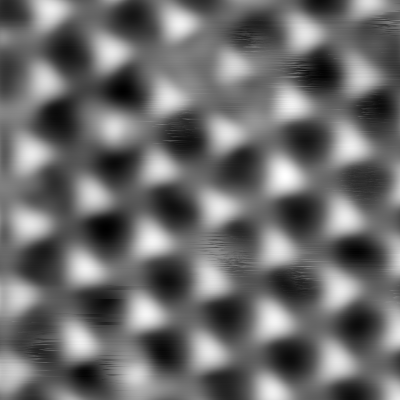
#> input picture STM_img_simu/TPM_image/001.png, 400 x 400 px
$ python simple_visualization_test.py
#> lines starting #> are read from the running program, lines starting #| are printed output that depends on the picture
"""
Simple test to visualize selected points
"""

import cv2
import numpy as np
import os
import matplotlib

matplotlib.use("TkAgg")
import matplotlib.pyplot as plt

# Test parameters
img_path = "STM_img_simu/TPM_image/001.png"
scan_zoom_in_scale = "20n"
scan_position = (0e-9, 0e-9)

print("Starting visualization test...")

# Load image
print(f"Loading image from: {img_path}")
image = cv2.imread(img_path, cv2.IMREAD_GRAYSCALE)
#> image is the input picture: shape (400, 400); min 0, max 255, mean 108
if image is None:
    print(f"Error: Could not load image from {img_path}")
    exit(1)

image = cv2.resize(image, (304, 304), interpolation=cv2.INTER_AREA)
#> image: shape (304, 304)
print(f"Image loaded and resized to: {image.shape}")
#| Image loaded and resized to: (304, 304)


# Convert scan scale
def convert_si_prefix(scale_str):
    """Convert SI prefix string to meters"""
    if isinstance(scale_str, (int, float)):
        return float(scale_str)

    scale_str = scale_str.strip().lower()

    # Handle different formats
    if scale_str.endswith("m"):
        scale_str = scale_str[:-1]  # Remove 'm'

    # Extract number and unit
    import re

    match = re.match(r"^(\d*\.?\d*)\s*([a-zA-Z]*)$", scale_str)
    if not match:
        return float(scale_str)

    number_str, unit = match.groups()
    number = float(number_str) if number_str else 1.0

    # SI prefix conversions
    prefixes = {
        "p": 1e-12,
        "n": 1e-9,
        "u": 1e-6,
        "m": 1e-3,
        "": 1.0,
        "k": 1e3,
        "M": 1e6,
        "G": 1e9,
    }

    multiplier = prefixes.get(unit, 1.0)
    return number * multiplier


zoom_out_scale = convert_si_prefix(scan_zoom_in_scale)
zoom_out_scale_nano = zoom_out_scale * 10**9

print(
    f"Scan scale: {scan_zoom_in_scale} = {zoom_out_scale} m = {zoom_out_scale_nano} nm"
)

# Create some mock selected molecules for visualization
print("Creating mock selected molecules...")
selected_molecules = [
    (
        1,
        -5e-9,
        -3e-9,
        0.9,
        0,
        -4e-9,
        -2e-9,
    ),  # class, x, y, confidence, area, keypoint_x, keypoint_y
    (2, 2e-9, 4e-9, 0.8, 0, 3e-9, 5e-9),
    (1, -2e-9, 6e-9, 0.85, 0, -1e-9, 7e-9),
]

print(f"Mock molecules created: {len(selected_molecules)}")

# Create visualization
fig, ax = plt.subplots(1, 1, figsize=(10, 8))

# Show image
ax.imshow(
    image,
    cmap="gray",
    extent=[
        -zoom_out_scale_nano / 2,
        zoom_out_scale_nano / 2,
        -zoom_out_scale_nano / 2,
        zoom_out_scale_nano / 2,
    ],
)

# Plot selected molecules
colors = ["red", "blue", "green", "orange", "purple"]
for i, molecule in enumerate(selected_molecules):
    mol_class, x, y, conf, area, kx, ky = molecule

    # Convert to nanometers for display
    x_nm = x * 1e9
    y_nm = y * 1e9
    kx_nm = kx * 1e9
    ky_nm = ky * 1e9

    color = colors[i % len(colors)]

    # Plot molecule center
    ax.plot(
        x_nm,
        y_nm,
        "o",
        color=color,
        markersize=12,
        label=f"Molecule {i+1} (Class {mol_class})",
    )

    # Plot keypoint
    ax.plot(kx_nm, ky_nm, "s", color=color, markersize=8, alpha=0.7)

    # Connect molecule center to keypoint
    ax.plot([x_nm, kx_nm], [y_nm, ky_nm], "--", color=color, alpha=0.5)

    # Add text annotation
    ax.annotate(
        f"M{i+1}",
        (x_nm, y_nm),
        xytext=(5, 5),
        textcoords="offset points",
        fontsize=10,
        color=color,
        weight="bold",
    )

ax.set_xlabel("X Position (nm)")
ax.set_ylabel("Y Position (nm)")
ax.set_title("Selected Molecules Visualization Test")
ax.legend(bbox_to_anchor=(1.05, 1), loc="upper left")
ax.grid(True, alpha=0.3)

plt.tight_layout()

# Create output directory
os.makedirs("test_mark", exist_ok=True)
save_path = "test_mark/simple_visualization_test.png"

plt.savefig(save_path, dpi=150, bbox_inches="tight")
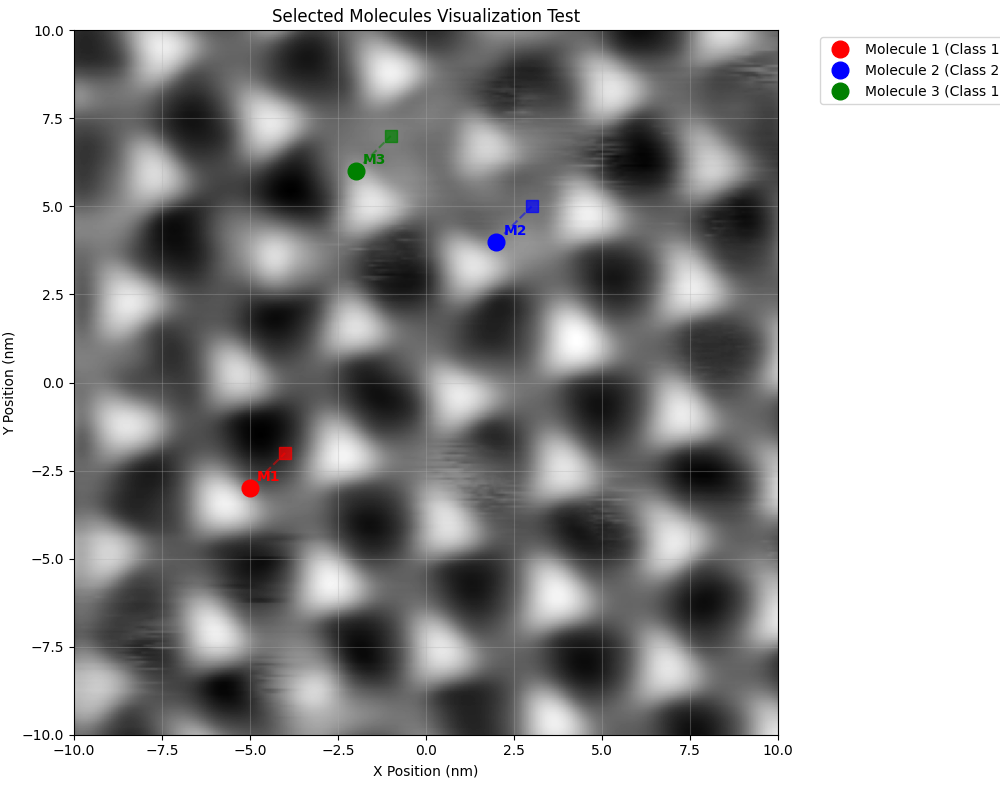
#> figure drawn by matplotlib, 1 panel
print(f"Visualization saved to: {save_path}")

# Show plot
plt.show()

print("Simple visualization test completed!")

$ run again, with STM_img_simu/TPM_image/002.png copied over STM_img_simu/TPM_image/001.png
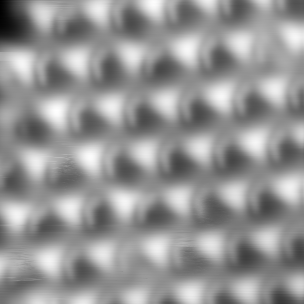
#> input picture STM_img_simu/TPM_image/002.png, 304 x 304 px
#> image is the input picture: shape (304, 304); min 0, max 255, mean 148.7
#| Image loaded and resized to: (304, 304)
#> `plt.savefig(save_path, dpi=150, bbox_inches="tight")`:
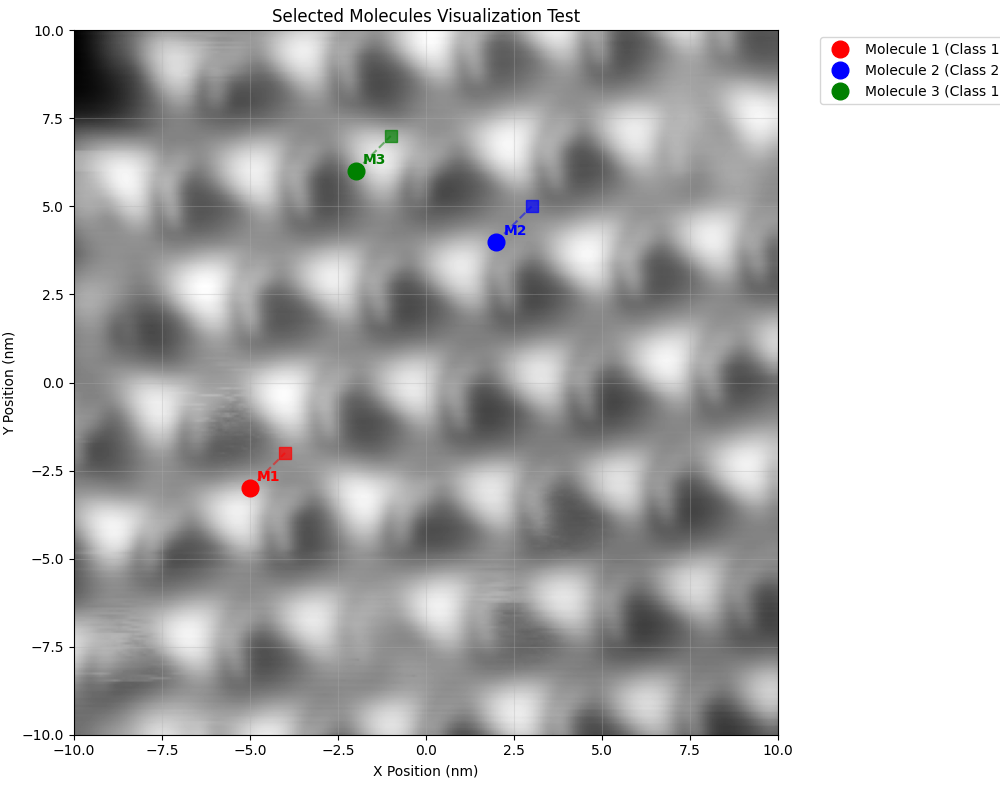
#> figure drawn by matplotlib, 1 panel

$ run again, with STM_img_simu/TPM_image/025.png copied over STM_img_simu/TPM_image/001.png
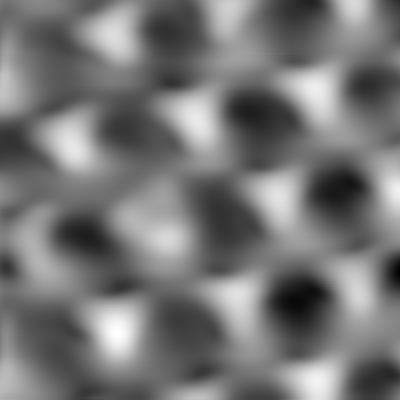
#> input picture STM_img_simu/TPM_image/025.png, 400 x 400 px
#> image is the input picture: shape (400, 400); min 0, max 255, mean 118
#> image: shape (304, 304)
#| Image loaded and resized to: (304, 304)
#> `plt.savefig(save_path, dpi=150, bbox_inches="tight")`:
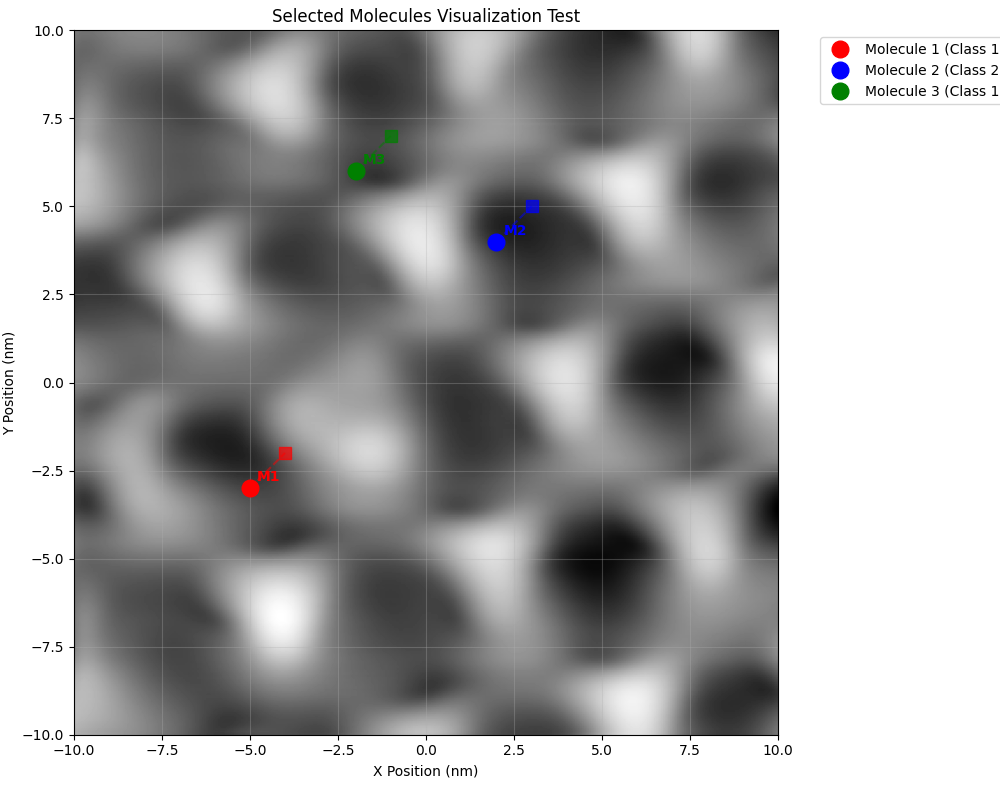
#> figure drawn by matplotlib, 1 panel

$ run again, with STM_img_simu/TPM_image/052.png copied over STM_img_simu/TPM_image/001.png
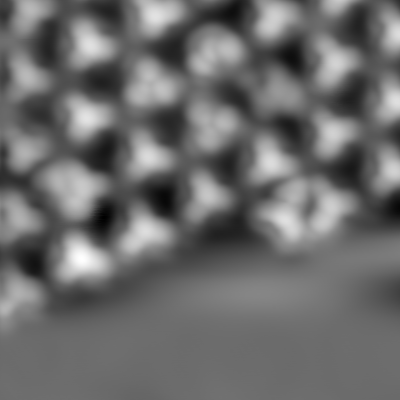
#> input picture STM_img_simu/TPM_image/052.png, 400 x 400 px
#> image is the input picture: shape (400, 400); min 0, max 255, mean 107.9
#> image: shape (304, 304)
#| Image loaded and resized to: (304, 304)
#> `plt.savefig(save_path, dpi=150, bbox_inches="tight")`:
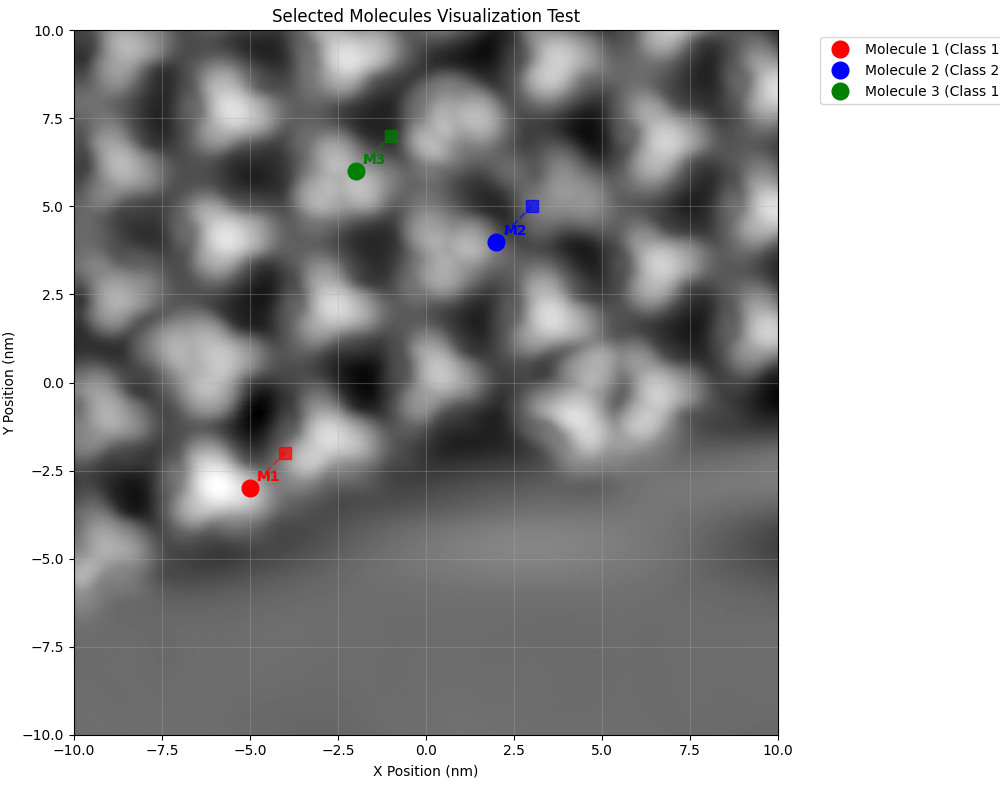
#> figure drawn by matplotlib, 1 panel
